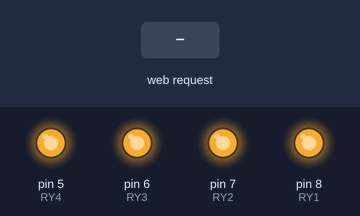
Bench run of a sketch on a simulated Arduino Uno, built with avr-gcc and run on an emulated ATmega328P. On the bench: output pins drawn as LEDs (lit = HIGH). The inputs (shaded band) are chosen by the test bench. WiFi joins after 1.5 s; servers stay silent unless stated; what the sketch prints to the serial monitor is not drawn.

Above: at 1.2 s.
1.3 s: HTTP request GET /?name=1 received
At 1.9 s:
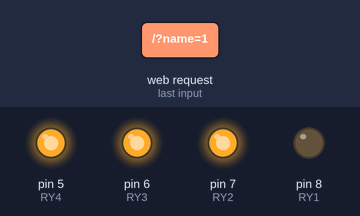
4.3 s: HTTP request GET /?name=2 received
At 5.4 s:
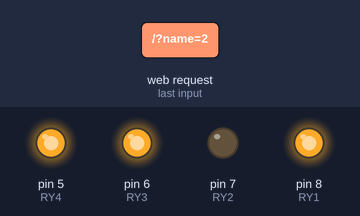
7.3 s: HTTP request GET /?name=3 received
At 7.7 s:
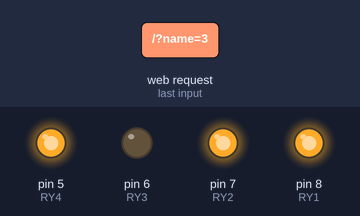
10.3 s: HTTP request GET /?name=4 received
At 11.2 s:
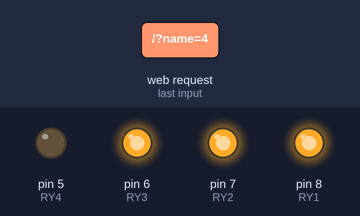
Timing chart, 0 to 13.8 s (numbered marks = the images above; inputs shaded):
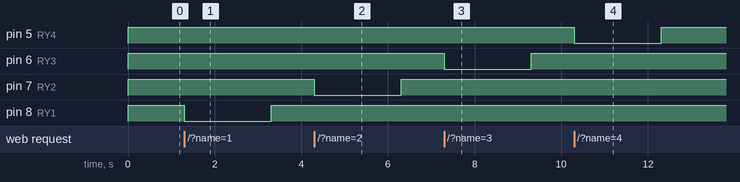

The sketch:

sketch_jun02a.ino
```cpp
#include "SPI.h"

#include "Ethernet.h"

byte mac[] = { 0xDE, 0xAD, 0xBE, 0xEF, 0xFE, 0xED }; //physical mac address
IPAddress ip(10,225,131, 19); //10.225.131.19/
EthernetServer server(80); //server port

String readString;

//////////////////////

int RY1 = 8;
int RY2 = 7;
int RY3 = 6;
int RY4 = 5;

void setup(){

 Serial.begin(9600);

 pinMode(RY1, OUTPUT); //pin selected to control
 pinMode(RY2, OUTPUT);
 pinMode(RY3, OUTPUT);
 pinMode(RY4, OUTPUT);


 digitalWrite(RY1, HIGH);
digitalWrite(RY2, HIGH);
digitalWrite(RY3, HIGH);
digitalWrite(RY4, HIGH);
 //start Ethernet

Ethernet.begin(mac, ip);
server.begin();
Serial.print("server is at ");
Serial.println(Ethernet.localIP());

 Serial.println("ArduinoAll server LOCK test"); // so I can keep track of what is loaded

}

String w = "";
void loop()
{
     /* if(mySerial.available()>0)
      {
         x = mySerial.read();
      }*/
      EthernetClient client = server.available();
  if (client) {
  Serial.println("new client");
  boolean currentLineIsBlank = true;
  while (client.connected()) {
  if (client.available()) {
  char q = client.read();
  Serial.write(q);
  w += q;
   if(w .indexOf("name=1") >0)//checks for on
          {
            digitalWrite(RY1,LOW);
            delay(2000);
            digitalWrite(RY1,HIGH);
            w ="";
          }else if(w .indexOf("name=2") >0)//checks for on
          {
            digitalWrite(RY2,LOW);
            delay(2000);
            digitalWrite(RY2,HIGH);
            w ="";
          }else if(w .indexOf("name=3") >0)//checks for on
          {
            digitalWrite(RY3,LOW);
            delay(2000);
            digitalWrite(RY3,HIGH);
            w ="";
          }else if(w .indexOf("name=4") >0)//checks for on
          {
            digitalWrite(RY4,LOW);
            delay(2000);
            digitalWrite(RY4,HIGH);
            w ="";
          }
   }
}


          ///////////////

}
}
```

Measured:
- after the input at 1.3 s, pin 8 (RY1): HIGH → LOW at once, → HIGH 2.0 s later
- after the input at 4.3 s, pin 7 (RY2): HIGH → LOW at once, → HIGH 2.0 s later
- after the input at 7.3 s, pin 6 (RY3): HIGH → LOW at once, → HIGH 2.0 s later
- after the input at 10.3 s, pin 5 (RY4): HIGH → LOW at once, → HIGH 2.0 s later
